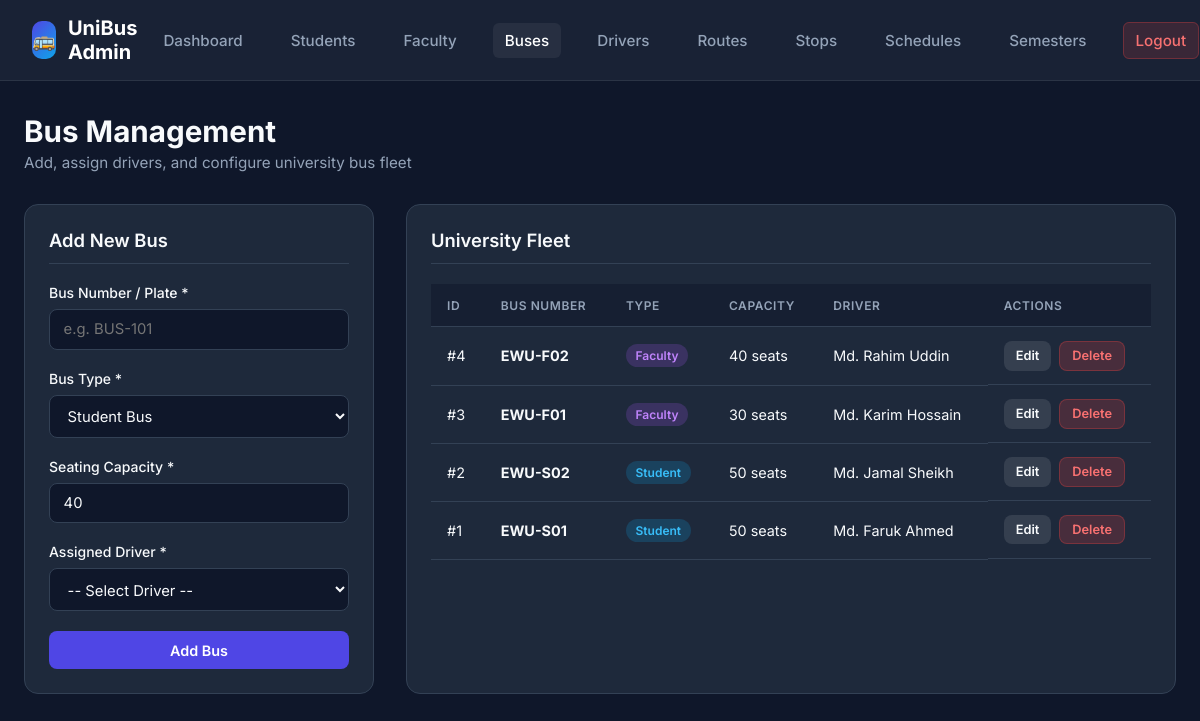
The app's page /bus.php (signed in) with its own data.
### tables this page shows
CREATE TABLE `bus` (
  `BusID` int(11) NOT NULL AUTO_INCREMENT,
  `BusNumber` varchar(50) NOT NULL,
  `BusType` enum('Student','Faculty') NOT NULL,
  `Capacity` int(11) NOT NULL,
  `DriverID` int(11) NOT NULL,
  PRIMARY KEY (`BusID`),
  UNIQUE KEY `BusNumber` (`BusNumber`),
  KEY `DriverID` (`DriverID`),
  CONSTRAINT `bus_ibfk_1` FOREIGN KEY (`DriverID`) REFERENCES `driver` (`DriverID`)
);

CREATE TABLE `driver` (
  `DriverID` int(11) NOT NULL AUTO_INCREMENT,
  `FullName` varchar(100) NOT NULL,
  `Phone` varchar(20) NOT NULL,
  `LicenseNumber` varchar(50) NOT NULL,
  `Address` varchar(255) DEFAULT NULL,
  PRIMARY KEY (`DriverID`),
  UNIQUE KEY `Phone` (`Phone`),
  UNIQUE KEY `LicenseNumber` (`LicenseNumber`)
);

### bus.php (the view, shortened to what this page needs)
<?php
include("db.php");
$edit_bus = null;
$buses_query = "SELECT bus.*, driver.FullName AS DriverName
               FROM bus
               LEFT JOIN driver ON bus.DriverID = driver.DriverID
               ORDER BY bus.BusID DESC";
$buses_result = mysqli_query($conn, $buses_query);
?>
<!DOCTYPE html>
<html lang="en">
<head>
    <link rel="stylesheet" href="style.css">
</head>
<body>
    <nav class="navbar">
        <a href="admin.php" class="brand">
            <div class="brand-icon">🚌</div>
            <span>UniBus Admin</span>
        </a>
        <ul class="nav-links">
            <li><a href="admin.php">Dashboard</a></li>
            <li><a href="manage_students.php">Students</a></li>
            <li><a href="manage_faculty.php">Faculty</a></li>
            <li><a href="bus.php" class="active">Buses</a></li>
            <li><a href="driver.php">Drivers</a></li>
            <li><a href="route.php">Routes</a></li>
            <li><a href="busstop.php">Stops</a></li>
            <li><a href="busschedule.php">Schedules</a></li>
            <li><a href="semester.php">Semesters</a></li>
            <li><a href="logout.php" class="btn-logout">Logout</a></li>
        </ul>
    </nav>
    <div class="container">
        <div class="page-header">
            <div class="page-title">
                <h1>Bus Management</h1>
                <p>Add, assign drivers, and configure university bus fleet</p>
            </div>
        </div>
        <div class="grid-layout">
            <div class="card">
                <div class="card-title"><?php echo $edit_bus ? 'Edit Bus' : 'Add New Bus'; ?></div>
                <form method="POST" action="bus.php">
                    <div class="form-group">
                        <label>Bus Number / Plate *</label>
                        <input type="text" name="BusNumber" class="form-control" placeholder="e.g. BUS-101" required value="<?php echo $edit_bus ? htmlspecialchars($edit_bus['BusNumber']) : ''; ?>">
                    </div>
                    <div class="form-group">
                        <label>Bus Type *</label>
                        <select name="BusType" class="form-control" required>
                            <option value="Student" <?php echo ($edit_bus && $edit_bus['BusType'] == 'Student') ? 'selected' : ''; ?>>Student Bus</option>
                        </select>
                    </div>
                    <div class="form-group">
                        <label>Seating Capacity *</label>
                        <input type="number" name="Capacity" class="form-control" min="1" max="150" required value="<?php echo $edit_bus ? htmlspecialchars($edit_bus['Capacity']) : '40'; ?>">
                    </div>
                    <div class="form-group">
                        <label>Assigned Driver *</label>
                        <select name="DriverID" class="form-control" required>
                            <option value="">-- Select Driver --</option>
                        </select>
                    </div>
                    <button type="submit" name="save_bus" class="btn btn-primary btn-block">
                        <?php echo $edit_bus ? 'Update Bus' : 'Add Bus'; ?>
                    </button>
                </form>
            </div>
            <div class="card">
                <div class="card-title">University Fleet</div>
                <div class="table-responsive">
                    <table class="table">
                        <thead>
                            <tr>
                                <th>ID</th>
                                <th>Bus Number</th>
                                <th>Type</th>
                                <th>Capacity</th>
                                <th>Driver</th>
                                <th>Actions</th>
                            </tr>
                        </thead>
                        <tbody>
                            <?php if (mysqli_num_rows($buses_result) > 0): ?>
                                <?php while ($row = mysqli_fetch_assoc($buses_result)): ?>
                                    <tr>
                                        <td>#<?php echo $row['BusID']; ?></td>
                                        <td><strong><?php echo htmlspecialchars($row['BusNumber']); ?></strong></td>
                                        <td>
                                            <span class="badge <?php echo $row['BusType'] == 'Student' ? 'badge-student' : 'badge-faculty'; ?>">
                                                <?php echo htmlspecialchars($row['BusType']); ?>
                                            </span>
                                        </td>
                                        <td><?php echo htmlspecialchars($row['Capacity']); ?> seats</td>
                                        <td><?php echo htmlspecialchars($row['DriverName'] ?: 'Unassigned'); ?></td>
                                        <td style="display:flex; gap:0.5rem;">
                                            <a href="bus.php?edit=<?php echo $row['BusID']; ?>" class="btn btn-secondary btn-sm">Edit</a>
                                            <a href="bus.php?delete=<?php echo $row['BusID']; ?>" class="btn btn-danger btn-sm" onclick="return confirm('Are you sure you want to delete this bus?');">Delete</a>
                                        </td>
                                    </tr>
                                <?php endwhile; ?>
                            <?php else: ?>
                                <tr>
                                    <td colspan="6" style="text-align: center; color: var(--text-muted);">No buses added yet.</td>
                                </tr>
                            <?php endif; ?>
                        </tbody>
                    </table>
                </div>
            </div>
        </div>
    </div>
</body>
</html>

### style.css (style rules this page uses)
:root { --primary: #4f46e5; --primary-hover: #4338ca; --primary-light: #eef2ff; --secondary: #0ea5e9; --success: #10b981; --warning: #f59e0b; --danger: #ef4444; --bg-dark: #0f172a; --card-bg: #1e293b; --text-main: #f8fafc; --text-muted: #94a3b8; --border-color: #334155; --glass-bg: rgba(30, 41, 59, 0.7); --glass-border: rgba(255, 255, 255, 0.08); }
* { margin: 0; padding: 0; box-sizing: border-box; font-family: 'Inter', system-ui, -apple-system, sans-serif; }
body { background-color: var(--bg-dark); color: var(--text-main); min-height: 100vh; display: flex; flex-direction: column; }
.navbar { background: var(--glass-bg); backdrop-filter: blur(12px); border-bottom: 1px solid var(--glass-border); padding: 1rem 2rem; display: flex; justify-content: space-between; align-items: center; position: sticky; top: 0; z-index: 100; }
.navbar .brand { display: flex; align-items: center; gap: 0.75rem; font-size: 1.25rem; font-weight: 700; color: #ffffff; text-decoration: none; }
.navbar .brand-icon { width: 38px; height: 38px; background: linear-gradient(135deg, var(--primary), var(--secondary)); border-radius: 10px; display: flex; align-items: center; justify-content: center; font-size: 1.2rem; }
.nav-links { display: flex; align-items: center; gap: 1.5rem; list-style: none; }
.nav-links a { color: var(--text-muted); text-decoration: none; font-weight: 500; font-size: 0.95rem; transition: all 0.2s ease; padding: 0.5rem 0.75rem; border-radius: 6px; }
.nav-links a:hover, .nav-links a.active { color: #ffffff; background: rgba(255, 255, 255, 0.06); }
.btn-logout { background: rgba(239, 68, 68, 0.15); color: #f87171 !important; border: 1px solid rgba(239, 68, 68, 0.3); }
.container { max-width: 1200px; margin: 2rem auto; padding: 0 1.5rem; width: 100%; flex: 1; }
.page-header { display: flex; justify-content: space-between; align-items: center; margin-bottom: 2rem; }
.page-title h1 { font-size: 1.85rem; font-weight: 700; }
.page-title p { color: var(--text-muted); font-size: 0.95rem; margin-top: 0.25rem; }
.grid-layout { display: grid; grid-template-columns: 350px 1fr; gap: 2rem; }
.card { background: var(--card-bg); border: 1px solid var(--border-color); border-radius: 14px; padding: 1.5rem; }
.card-title { font-size: 1.15rem; font-weight: 600; margin-bottom: 1.25rem; padding-bottom: 0.75rem; border-bottom: 1px solid var(--border-color); }
.form-group { margin-bottom: 1.25rem; }
.form-group label { display: block; font-size: 0.875rem; font-weight: 500; margin-bottom: 0.5rem; color: var(--text-main); }
.form-control { width: 100%; padding: 0.65rem 0.85rem; background: var(--bg-dark); border: 1px solid var(--border-color); border-radius: 8px; color: var(--text-main); font-size: 0.925rem; outline: none; transition: border-color 0.2s; }
select.form-control option { background: var(--bg-dark); color: var(--text-main); }
.btn { display: inline-flex; align-items: center; justify-content: center; gap: 0.5rem; padding: 0.65rem 1.25rem; border-radius: 8px; font-weight: 600; font-size: 0.9rem; cursor: pointer; border: none; transition: all 0.2s ease; text-decoration: none; }
.btn-primary { background: var(--primary); color: white; }
.btn-secondary { background: rgba(255, 255, 255, 0.1); color: var(--text-main); }
.btn-danger { background: rgba(239, 68, 68, 0.2); color: #f87171; border: 1px solid rgba(239, 68, 68, 0.3); }
.btn-sm { padding: 0.4rem 0.75rem; font-size: 0.8rem; }
.btn-block { width: 100%; }
.table-responsive { width: 100%; overflow-x: auto; }
.table { width: 100%; border-collapse: collapse; text-align: left; }
.table th, .table td { padding: 0.85rem 1rem; border-bottom: 1px solid var(--border-color); font-size: 0.9rem; }
.table th { background: rgba(15, 23, 42, 0.5); color: var(--text-muted); font-weight: 600; text-transform: uppercase; font-size: 0.75rem; letter-spacing: 0.05em; }
.badge { padding: 0.25rem 0.6rem; border-radius: 9999px; font-size: 0.75rem; font-weight: 600; display: inline-block; }
.badge-student { background: rgba(14, 165, 233, 0.2); color: #38bdf8; }
.badge-faculty { background: rgba(168, 85, 247, 0.2); color: #c084fc; }

### records on screen
bus: BusID "4", BusNumber "EWU-F02", BusType "Faculty", Capacity "40", DriverID.FullName "Md. Rahim Uddin"
bus: BusID "3", BusNumber "EWU-F01", BusType "Faculty", Capacity "30", DriverID.FullName "Md. Karim Hossain"
bus: BusID "2", BusNumber "EWU-S02", BusType "Student", Capacity "50", DriverID.FullName "Md. Jamal Sheikh"
bus: BusID "1", BusNumber "EWU-S01", BusType "Student", Capacity "50", DriverID.FullName "Md. Faruk Ahmed"
